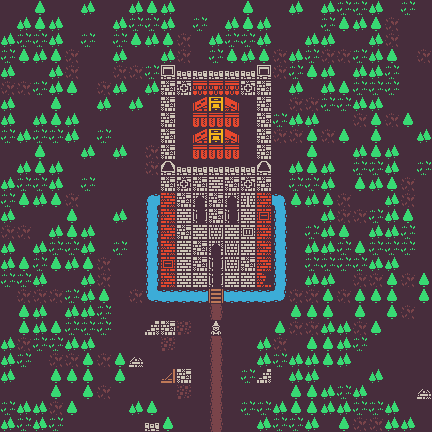

This game map was drawn from its Tiled (.tmx) file and the tilesets committed beside it. A one-line description and the trimmed map source follow:
An orthogonal 27x27 tile map with 16x16 px tiles, 1 tile layer (Warstwa Kafelków 1).

<map version="1.2" tiledversion="1.2.4" orientation="orthogonal" renderorder="right-up" width="27" height="27" tilewidth="16" tileheight="16" infinite="0" nextlayerid="2" nextobjectid="1">
 <tileset firstgid="1" source="tileset_colored.tsx" />
 <layer id="1" name="Warstwa Kafelków 1" width="27" height="27">
  <data>[729 cells, 729 non-empty, 33 distinct tile ids]</data>
 </layer>
</map>
